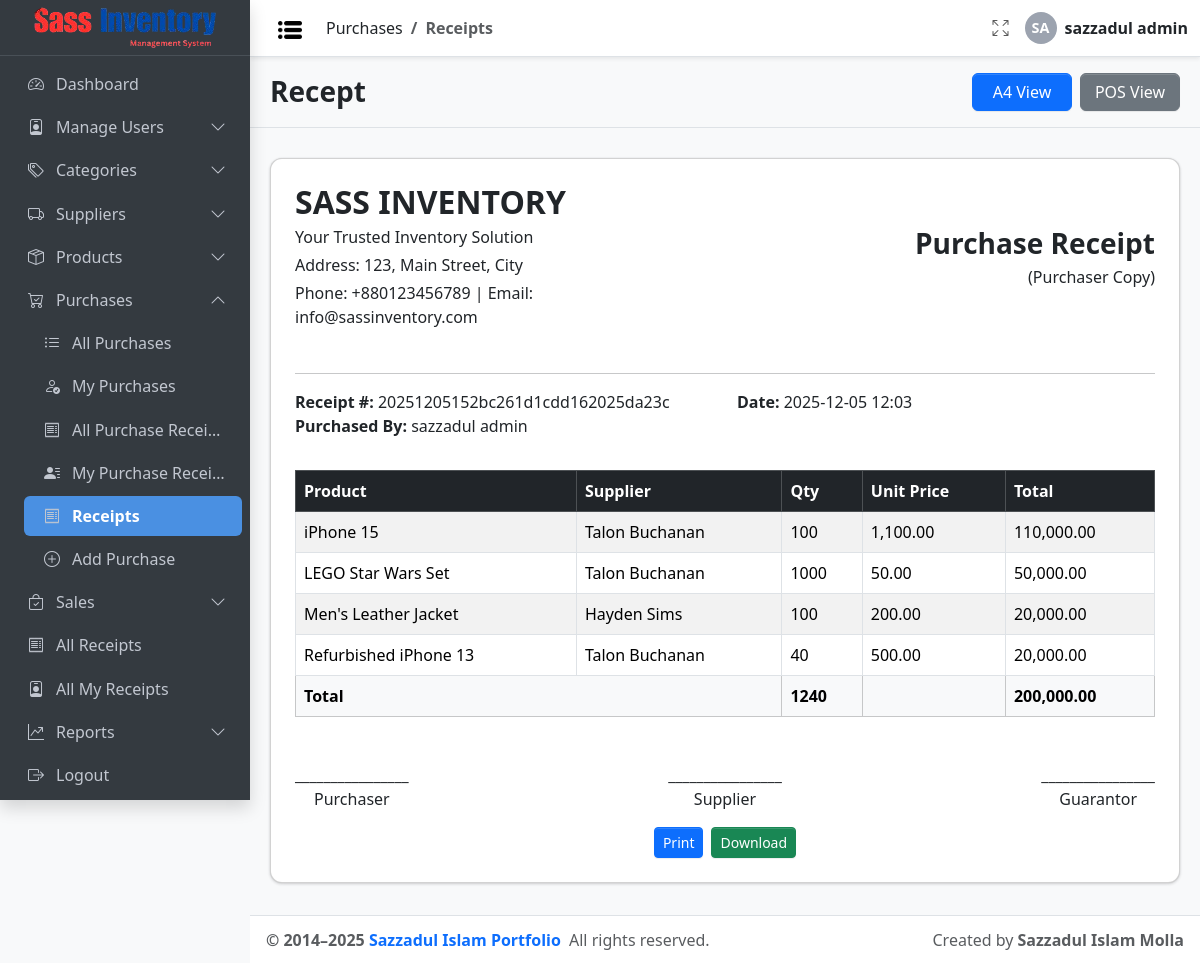
The page /purchase/receipt.php?id=1 (signed in) on the database its author committed.
### tables this page shows
CREATE TABLE `receipt` (
  `id` int(11) NOT NULL,
  `receipt_number` varchar(50) NOT NULL,
  `type` enum('purchase','sale') NOT NULL,
  `total_amount` decimal(12,2) NOT NULL DEFAULT 0.00,
  `created_by` int(11) NOT NULL,
  `created_at` timestamp NOT NULL DEFAULT current_timestamp(),
  `updated_at` timestamp NOT NULL DEFAULT current_timestamp() ON UPDATE current_timestamp()
);

CREATE TABLE `user` (
  `id` int(11) NOT NULL,
  `username` varchar(100) NOT NULL,
  `password` text DEFAULT NULL COMMENT 'Password must be hashed',
  `email` varchar(100) DEFAULT NULL,
  `role_id` int(11) NOT NULL COMMENT 'FK to role.id',
  `created_at` timestamp NOT NULL DEFAULT current_timestamp(),
  `updated_at` timestamp NOT NULL DEFAULT current_timestamp() COMMENT 'Auto-update on record change'
);

CREATE TABLE `purchase` (
  `id` int(11) NOT NULL,
  `product_id` int(11) NOT NULL,
  `supplier_id` int(11) DEFAULT NULL COMMENT 'Optional',
  `quantity` int(11) NOT NULL,
  `purchase_price` decimal(10,2) DEFAULT NULL,
  `purchase_date` date DEFAULT curdate(),
  `created_at` timestamp NOT NULL DEFAULT current_timestamp(),
  `updated_at` timestamp NOT NULL DEFAULT current_timestamp() COMMENT 'Auto-update on record change',
  `receipt_id` int(11) DEFAULT NULL,
  `purchased_by` int(11) NOT NULL
);

CREATE TABLE `product` (
  `id` int(11) NOT NULL,
  `name` varchar(100) NOT NULL,
  `category_id` int(11) DEFAULT NULL COMMENT 'Nullable — ON DELETE SET NULL',
  `supplier_id` int(11) DEFAULT NULL COMMENT 'Nullable — ON DELETE SET NULL',
  `price` decimal(10,2) NOT NULL,
  `quantity_in_stock` int(11) DEFAULT 0,
  `created_at` timestamp NOT NULL DEFAULT current_timestamp(),
  `updated_at` timestamp NOT NULL DEFAULT current_timestamp() COMMENT 'Auto-update on record change'
);

CREATE TABLE `supplier` (
  `id` int(11) NOT NULL,
  `name` varchar(100) NOT NULL,
  `phone` varchar(20) DEFAULT NULL,
  `email` varchar(100) DEFAULT NULL,
  `created_at` timestamp NOT NULL DEFAULT current_timestamp(),
  `updated_at` timestamp NOT NULL DEFAULT current_timestamp() COMMENT 'Auto-update on record change'
);

### config/db_config.php (called while the page is built, shortened)
<?php
$Project_URL = "http://localhost/Sass_Inventory_Management/";

### purchase/receipt.php (the view, shortened to what this page needs)
<?php
include_once __DIR__ . '/../config/auth_guard.php';
?>
<!doctype html>
<html lang="en">
<head>
  <link rel="stylesheet"
    href="https://cdn.jsdelivr.net/npm/@fontsource/source-sans-3@5.0.12/index.css"
    media="print" onload="this.media='all'" />
  <link rel="stylesheet" href="https://cdn.jsdelivr.net/npm/bootstrap-icons@1.13.1/font/bootstrap-icons.min.css" />
  <link rel="stylesheet" href="https://cdn.jsdelivr.net/npm/bootstrap@5.3.7/dist/css/bootstrap.min.css">
  <link rel="stylesheet" href="<?= $Project_URL ?>/css/adminlte.css" />
</head>
<?php
$receiptId = isset($_GET['id']) ? intval($_GET['id']) : 0;
$conn = connectDB();
$stmt = $conn->prepare("
    SELECT r.*, u.username AS purchaser_name
    FROM receipt r
    LEFT JOIN user u ON r.created_by = u.id
    WHERE r.id = ? AND r.type = 'purchase'
");
$stmt->bind_param("i", $receiptId);
$stmt->execute();
$receipt = $stmt->get_result()->fetch_assoc();
$stmt = $conn->prepare("
    SELECT p.*, pr.name AS product_name, s.name AS supplier_name
    FROM purchase p
    LEFT JOIN product pr ON p.product_id = pr.id
    LEFT JOIN supplier s ON p.supplier_id = s.id
    WHERE p.receipt_id = ?
");
$stmt->bind_param("i", $receiptId);
$stmt->execute();
$purchaseItems = $stmt->get_result()->fetch_all(MYSQLI_ASSOC);
$totalQty = 0;
$totalAmount = 0;
foreach ($purchaseItems as $item) {
  $totalQty += $item['quantity'];
  $totalAmount += $item['purchase_price'];
}
?>
<body class="layout-fixed sidebar-expand-lg bg-body-tertiary">
  <div class="app-wrapper">
    <?php include_once '../Inc/Navbar.php'; ?>
    <?php include_once '../Inc/Sidebar.php'; ?>
    <main class="app-main">
      <div class="app-content-header py-3 border-bottom">
        <div class="container-fluid d-flex justify-content-between align-items-center flex-wrap">
          <h3 class="mb-0" style="font-weight: 800;">Recept</h3>
          <div class="d-flex gap-2">
            <button id="btnA4" class="btn btn-primary" style="width: 100px;">A4 View</button>
            <button id="btnPOS" class="btn btn-secondary" style="width: 100px;">POS View</button>
          </div>
        </div>
      </div>
      <div id="a4View" class="card p-4">
        <div class="row mb-4 align-items-center">
          <div class="col-md-6">
            <h2 class="fw-bold mb-1"><?= strtoupper($Project_Name ?? 'Sass Inventory') ?></h2>
            <p class="mb-1">Your Trusted Inventory Solution</p>
            <p class="mb-1">Address: 123, Main Street, City</p>
            <p class="mb-1">Phone: +880123456789 | Email: info@sassinventory.com</p>
          </div>
          <div class="col-md-6 text-md-end">
            <h3 class="fw-bold mb-1">Purchase Receipt</h3>
            <p class="mb-0">(Purchaser Copy)</p>
          </div>
        </div>
        <hr>
        <div class="row mb-3">
          <div class="col-md-6"><strong>Receipt #:</strong> <?= htmlspecialchars($receipt['receipt_number']) ?></div>
          <div class="col-md-6"><strong>Date:</strong> <?= date('Y-m-d H:i', strtotime($receipt['created_at'])) ?></div>
          <div class="col-md-6"><strong>Purchased By:</strong> <?= htmlspecialchars($receipt['purchaser_name']) ?></div>
        </div>
        <table class="table table-bordered table-striped mt-3">
          <thead class="table-dark">
            <tr>
              <th>Product</th>
              <th>Supplier</th>
              <th>Qty</th>
              <th>Unit Price</th>
              <th>Total</th>
            </tr>
          </thead>
          <tbody>
            <?php foreach ($purchaseItems as $item):
              $unitPrice = $item['purchase_price'] / $item['quantity'];
            ?>
              <tr>
                <td><?= htmlspecialchars($item['product_name']) ?></td>
                <td><?= htmlspecialchars($item['supplier_name']) ?></td>
                <td><?= $item['quantity'] ?></td>
                <td><?= number_format($unitPrice, 2) ?></td>
                <td><?= number_format($item['purchase_price'], 2) ?></td>
              </tr>
            <?php endforeach; ?>
          </tbody>
          <tfoot class="table-light">
            <tr>
              <th colspan="2">Total</th>
              <th><?= $totalQty ?></th>
              <th></th>
              <th><?= number_format($totalAmount, 2) ?></th>
            </tr>
          </tfoot>
        </table>
        <div class="signature">
          <div>________________<br>Purchaser</div>
          <div>________________<br>Supplier</div>
          <div>________________<br>Guarantor</div>
        </div>
        <div class="mt-3 d-flex justify-content-center gap-2">
          <button class="btn btn-primary btn-sm" onclick="window.print()">Print</button>
          <button class="btn btn-success btn-sm" onclick="downloadPDF('a4View')">Download</button>
        </div>
      </div>
    </main>
    <?php include_once '../Inc/Footer.php'; ?>
  </div>
</body>
</html>

### purchase/receipt.php (style rules this page uses)
.card { border-radius: 12px; margin: 20px; margin-top: 30px; padding: 20px; margin-bottom: 20px; }
.table td, .table th { vertical-align: middle; }
.signature { margin-top: 30px; display: flex; justify-content: space-between; }
.signature div { text-align: center; }

### rows shown on the page
receipt: receipt_number "20251205152bc261d1cdd162025da23c", created_at "2025-12-05 12:03", created_by.username "sazzadul admin"
purchase: product.name "iPhone 15", supplier.name "Talon Buchanan", quantity "100", unitPrice "1,100.00", purchase_price "110,000.00"
purchase: product.name "LEGO Star Wars Set", supplier.name "Talon Buchanan", quantity "1000", unitPrice "50.00", purchase_price "50,000.00"
purchase: product.name "Men's Leather Jacket", supplier.name "Hayden Sims", quantity "100", unitPrice "200.00", purchase_price "20,000.00"
purchase: product.name "Refurbished iPhone 13", supplier.name "Talon Buchanan", quantity "40", unitPrice "500.00", purchase_price "20,000.00"

### other values the page prints
$parentTitle "Purchases"
$childTitle "Receipts"
$initials "SA"
$_SESSION['username'] "sazzadul admin"
$menu['title'] "Dashboard"
$menu['title'] "Manage Users"
$menu['title'] "Categories"
$menu['title'] "Suppliers"
$menu['title'] "Products"
$menu['title'] "Purchases"
$sub['title'] "All Purchases"
$sub['title'] "My Purchases"
$sub['title'] "All Purchase Recei…"
$sub['title'] "My Purchase Recei…"
$sub['title'] "Receipts"
